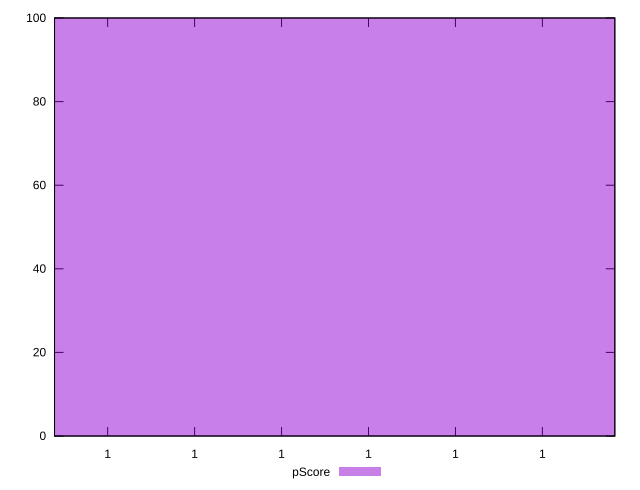

Here is the gnuplot script that generated this plot:
reset

$pScore <<EOF
1 100
EOF

set key outside below
set boxwidth 1e-12
set xrange [0.9999999999999869:0.9999999999999998]
set yrange [0:100]
set trange [0:100]
set style fill transparent solid 0.5 noborder
set terminal svg size 640, 490 enhanced background rgb 'white'
set output "report_00008_2021-01-22T20:58:29.167/bootup-time/samples/pages+cached+noexternal+nofonts+nosvg+noimg+nocss+nojs/pScore/histogram.svg"

plot $pScore title "pScore" with boxes

reset
